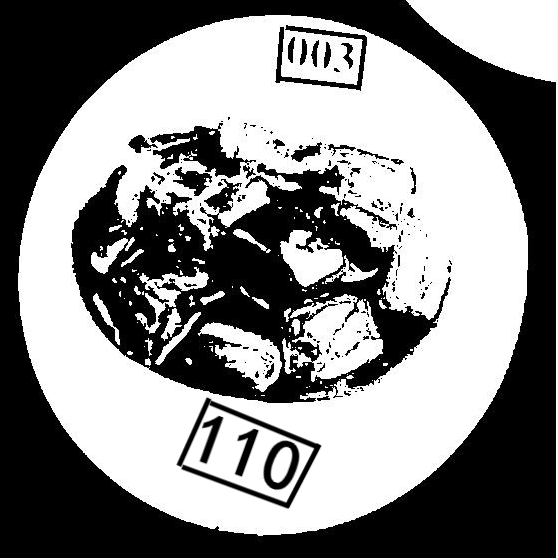
#> input picture number110.png, 558 x 560 px
$ python number_correct.py
#> lines starting #> are read from the running program, lines starting #| are printed output that depends on the picture; after the words box and inside, x2 and y2 are one past the last pixel; in counts of white or black regions, pixels touching at a corner belong together; long printed decimals are rounded
#> further down, image is the input picture: shape (560, 558, 3); min 0, max 255, mean 134.9
# -*- coding: utf-8 -*-
"""
   File Name：     rotation_v3
   Description :
   date：          2019/5/10
"""
import cv2
import numpy as np
import matplotlib.pylab as plt
import time

def splitImg(image, debug=False):
    # 先将图像转化成灰度，再转化成二值图像
#> called with debug = True
    mask = cv2.cvtColor(image.copy(), cv2.COLOR_BGR2GRAY)
    _, mask = cv2.threshold(mask, 80, 255, cv2.THRESH_BINARY)
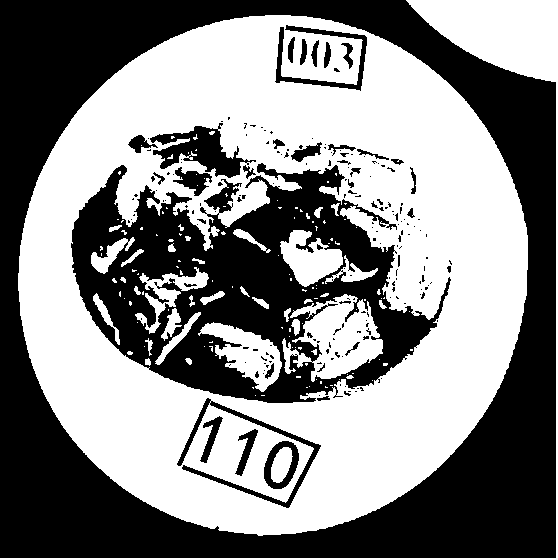
#> mask: shape (560, 558); 53.1% white; 192 black regions (152 under 20 px)
    if debug:
        cv2.imwrite('mask.jpg', mask)
    # 检测边缘
    contours, _ = cv2.findContours(mask, cv2.RETR_EXTERNAL, cv2.CHAIN_APPROX_SIMPLE)
#> contours = 2 contours; box (x1, y1, x2, y2) and area: (18, 15, 528, 536) 207150, (0, 0, 558, 560) 9014
    images = []
    img_marked = image.copy()
    for c in contours:
        _, r = cv2.minEnclosingCircle(c)  # 找到最小圆，并返回圆心坐标和半径
        x, y, w, h = cv2.boundingRect(c)
        # x, y, r = (int(x), int(y), int(r))

        if 100 < r < 300:
            img_cut = image[y: y + h, x: x + w]
            cv2.imwrite('img_cut.jpg', img_cut)
            images.append(img_cut)
            img_marked = cv2.rectangle(img_marked, (x, y), (x + w, y + h), (0, 0, 255), 2)
            # img_marked = cv2.circle(img_marked, (x, y), int(r), (0, 0, 255), 2)
            print(r)
#> this loop made 2 passes
#> (r, x, y, w, h) on passes 1 to 2: (261.2, 18, 15, 510, 521), (394.6, 0, 0, 558, 560)
#| 261.155
#> pass 1, in splitImg, `img_cut = image[y: y + h, x: x + w]`:
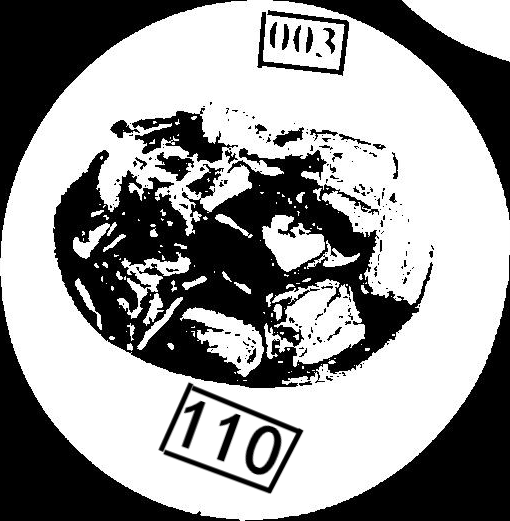
#> img_cut: shape (521, 510, 3); min 0, max 255, mean 152.7
#> pass 1, in splitImg, `img_marked = cv2.rectangle(img_marked, (x, y), (x + w, y + h), (0, 0, ..`:
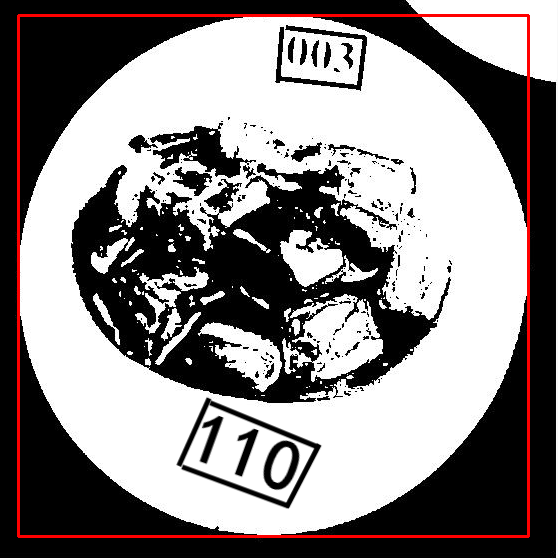
#> img_marked: shape (560, 558, 3); 1.98% of pixels changed, all inside (x1, y1, x2, y2) = (17, 14, 530, 538)
#> after the loop, images = 1 item
    return images, img_marked

image = cv2.imread('number110.png')
images, img_marked = splitImg(image, True)
#> images = 1 item

if not images:
    print("> plates not detected")
cv2.imwrite("img_marked.jpg", img_marked)
print("分割到", len(images), "个区域")
#| 分割到 1 个区域


# # img=img[14:-15,13:-14]
# gray = cv2.cvtColor(img, cv2.COLOR_BGR2GRAY)
# ret, binary = cv2.threshold(gray, 127, 255, cv2.THRESH_BINARY)
#
# contours, hierarchy = cv2.findContours(binary, cv2.RETR_TREE, cv2.CHAIN_APPROX_SIMPLE)
# print("num of contours: {}".format(len(contours)))
#
#
# rect = cv2.minAreaRect(contours[1])  #获取蓝色矩形的中心点、宽高、角度
# print(rect)
#
# '''
# retc=((202.82777404785156, 94.020751953125),
#  (38.13406753540039, 276.02105712890625),
#  -75.0685806274414)
# '''
#
# width = int(rect[1][0])
# height = int(rect[1][1])
# angle = rect[2]
# print(angle)
#
# if width < height:  #计算角度，为后续做准备
#   angle = angle - 90
# print(angle)
#
# # if  angle < -45:
# #     angle += 90.0
# #        #保证旋转为水平
# # width,height = height,width
# src_pts = cv2.boxPoints(rect)
#
# # box = cv2.boxPoints(rect)
# # box = np.int0(box)
# # cv2.drawContours(img_box, [box], 0, (0,255,0), 2)
# #
#
# dst_pts = np.array([[0, height],
#                     [0, 0],
#                     [width, 0],
#                     [width, height]], dtype="float32")
# M = cv2.getPerspectiveTransform(src_pts, dst_pts)
# warped = cv2.warpPerspective(img, M, (width, height))
#
# if angle<=-90:  #对-90度以上图片的竖直结果转正
#     warped = cv2.transpose(warped)
#     warped = cv2.flip(warped, 0)  # 逆时针转90度，如果想顺时针，则0改为1
#     # warped=warped.transpose
# cv2.imshow('wr1',warped)
# cv2.waitKey(0)
#

$ run again, with number003.png copied over number110.png
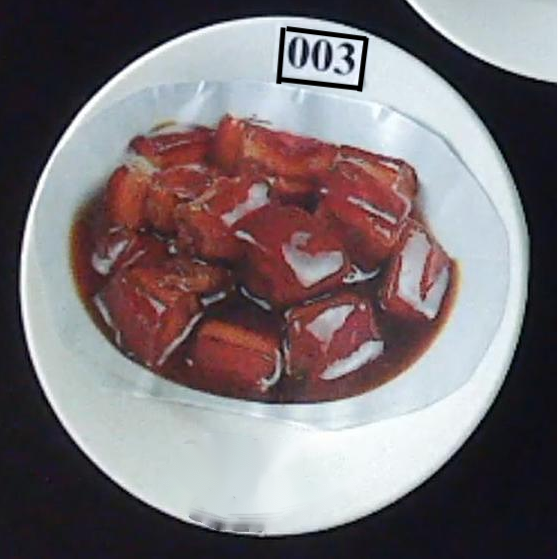
#> input picture number003.png, 558 x 560 px
#> image is the input picture: shape (560, 558, 3); mean B, G, R 117.3, 113.8, 122.5
#> in splitImg, `_, mask = cv2.threshold(mask, 80, 255, cv2.THRESH_BINARY)`:
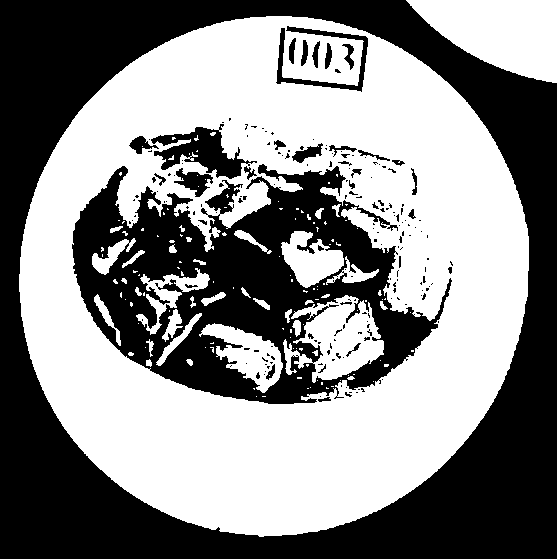
#> mask: shape (560, 558); 53.7% white; 188 black regions (152 under 20 px)
#> contours = 2 contours; box (x1, y1, x2, y2) and area: (19, 16, 529, 537) 207150, (0, 0, 558, 560) 8050
#> the loop in splitImg, `for c in contours:` made 2 passes
#> (r, x, y, w, h) on passes 1 to 2: (261.2, 19, 16, 510, 521), (394.6, 0, 0, 558, 560)
#> (printed output is left out)
#> pass 1, in splitImg, `img_marked = cv2.rectangle(img_marked, (x, y), (x + w, y + h), (0, 0, ..`:
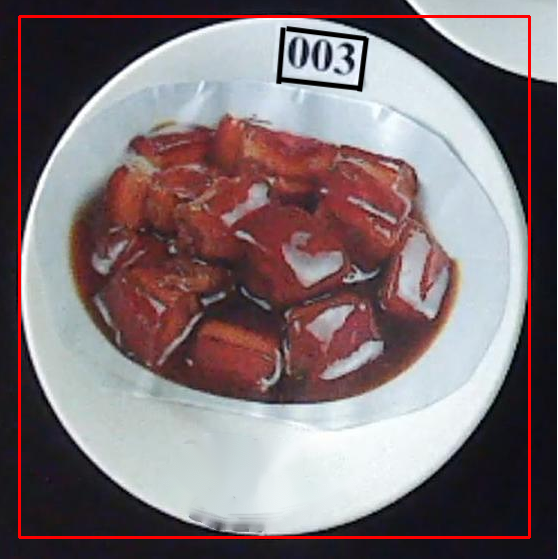
#> img_marked: shape (560, 558, 3); 1.98% of pixels changed, all inside (x1, y1, x2, y2) = (18, 15, 531, 539)
#> after the loop in splitImg, `for c in contours:`: images = 1 item
#| 分割到 1 个区域
